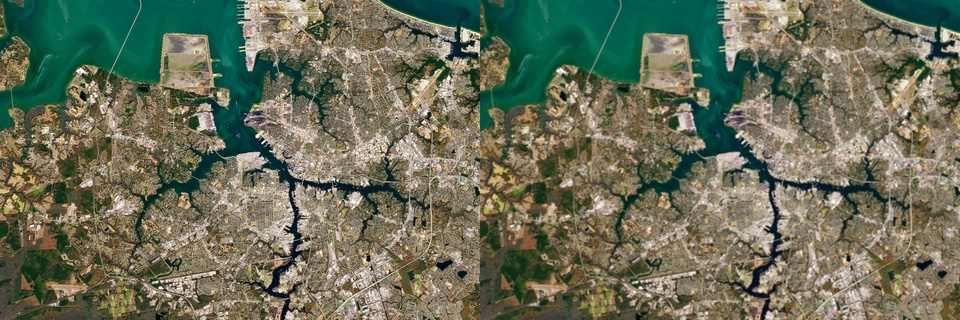
#> input picture Image Practice/1-0.jpg, 960 x 320 px, shrunk from 3072 x 1024 before the run, given in place of 1.jpg, which was not available
$ jupyter execute --allow-errors 'Practice 1.ipynb'
#> lines starting #> are read from the running program, lines starting #| are printed output that depends on the picture; pictures that were not available may be replaced by others from this repository, and a replacement may not be noted
#> further down, image is the input picture: shape (320, 960, 3); mean B, G, R 89.1, 110.6, 105.9
#> the loop `for filterIndex, filter in enumerate(filters):` made 3 passes
#> pass 1, `newImage = cv2.filter2D(image, -1, normilizedFilter)`:
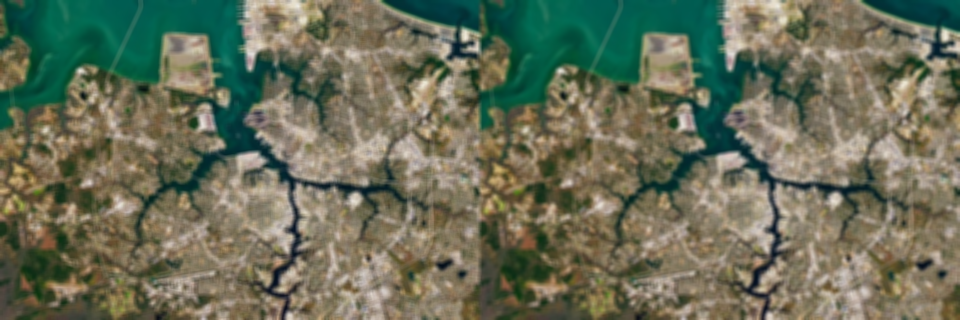
#> newImage: shape (320, 960, 3); mean B, G, R 89.1, 110.6, 105.9
#> pass 1, `concatenatedImage = cv2.hconcat([image, newImage])`:
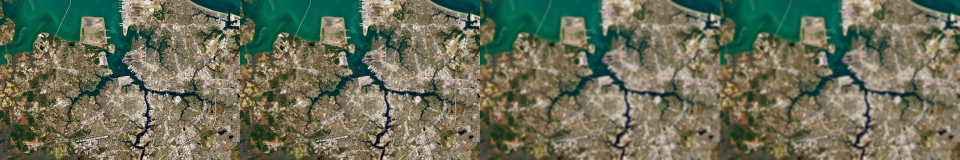
#> concatenatedImage: shape (320, 1920, 3) (shown at 1/2 size); mean B, G, R 89.1, 110.6, 105.9
#> pass 2, `newImage = cv2.filter2D(image, -1, normilizedFilter)`:
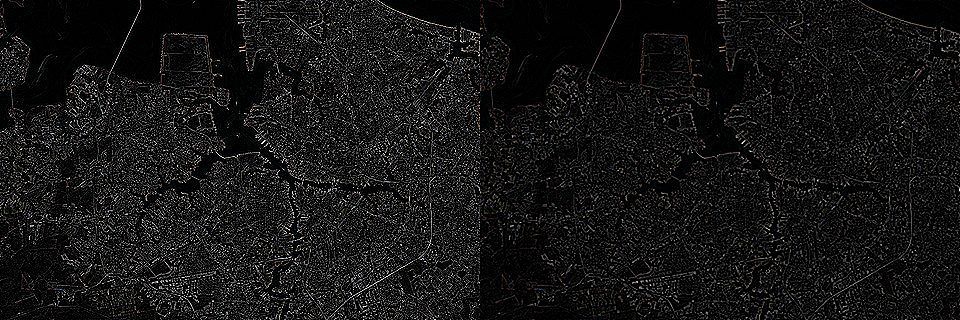
#> newImage: shape (320, 960, 3); mean B, G, R 20.9, 21, 21.3
#> pass 2, `concatenatedImage = cv2.hconcat([image, newImage])`:
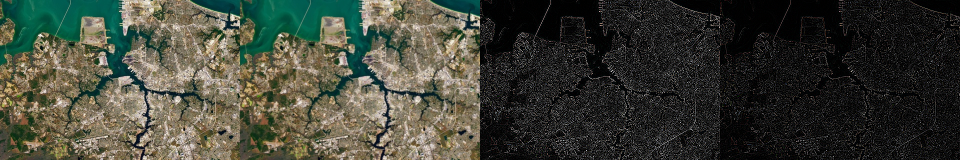
#> concatenatedImage: shape (320, 1920, 3) (shown at 1/2 size); mean B, G, R 55, 65.8, 63.6
#> after the loop `for filterIndex, filter in enumerate(filters):`:
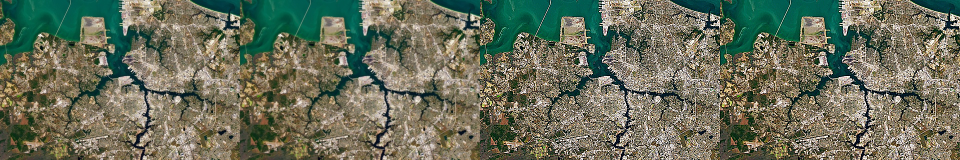
#> concatenatedImage: shape (320, 1920, 3) (shown at 1/2 size); mean B, G, R 91, 110.7, 105.9
#> pass 2 of the loop `for imageIndex in range(1, 6):`:
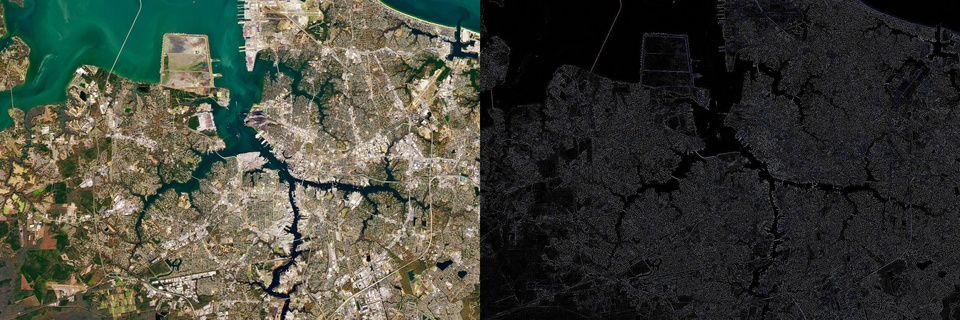
#> input picture Image Practice/1-1.jpg, 960 x 320 px, shrunk from 3072 x 1024 before the run, given in place of 2.jpg, which was not available
#> image is the input picture: shape (320, 960, 3); mean B, G, R 57.5, 67.4, 65.1
#> the loop `for filterIndex, filter in enumerate(filters):` made 3 passes
#> pass 2, `newImage = cv2.filter2D(image, -1, normilizedFilter)`:
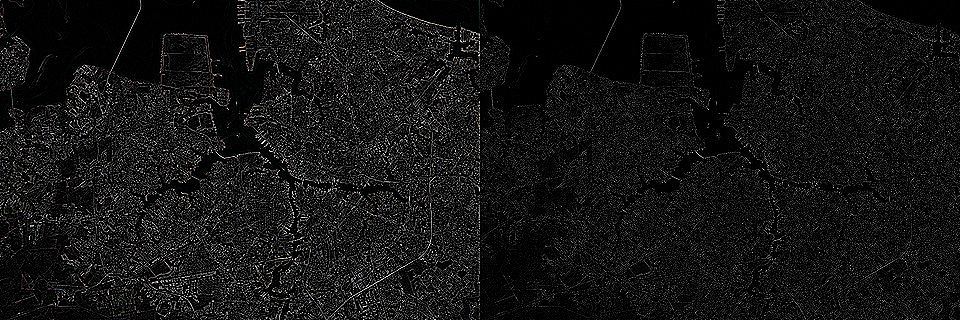
#> newImage: shape (320, 960, 3); mean B, G, R 21, 21, 21.2
#> after the loop `for filterIndex, filter in enumerate(filters):`:
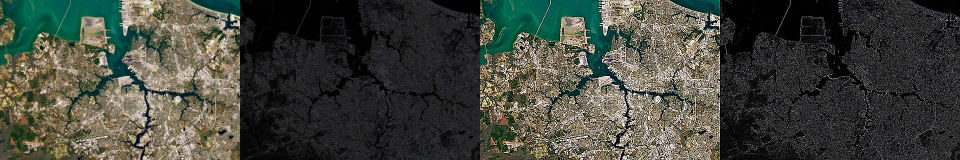
#> concatenatedImage: shape (320, 1920, 3) (shown at 1/2 size); mean B, G, R 60.9, 69.7, 67.2
[cell 1]
import numpy as np
import cv2
from google.colab.patches import cv2_imshow

[cell 2]
# фильтр низких частот
lowFilterFreq = np.array(
    [[1, 1, 1, 1, 1],
    [1, 1, 1, 1, 1],
    [1, 1, 1, 1, 1],
    [1, 1, 1, 1, 1],
    [1, 1, 1, 1, 1]])

# фильтр высоких частот
highFilterFreq = np.array(
    [[0.0, -1.0, 0.0],
 [-1.0, 4.0, -1.0],
 [0.0, -1.0, 0.0]])

# увеличение резкости
myFilter = np.array([
    [-1, -2, -1],
    [-2, 15, -2],
    [-1, -2, -1]])

filters = [lowFilterFreq, highFilterFreq, myFilter]

#> (a cell that did not finish here is left out)
